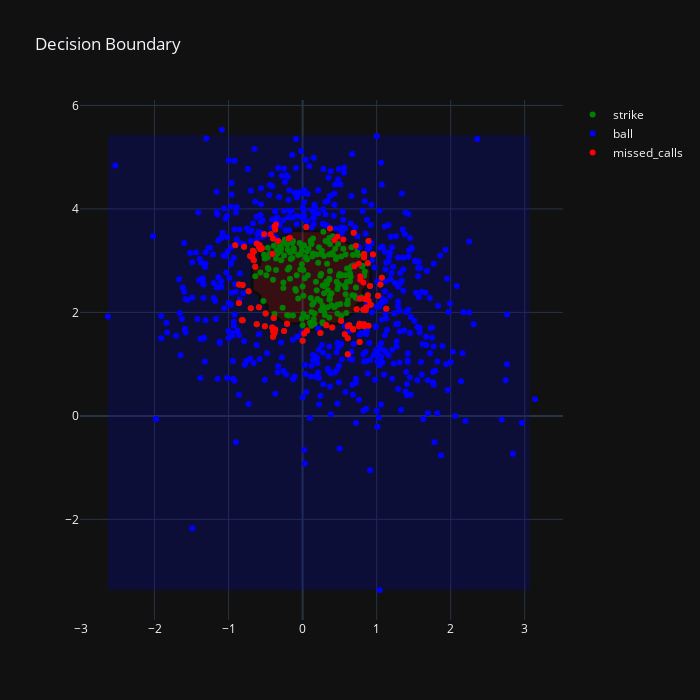

This figure's notebook cell:
### Markdown cell above
## Model Predictions

So, what does this data tell us? Honestly, not a whole lot. Our lack of an ability (at the moment) to compare this to a "rulebook" strikezone means that what we have here is __*a model that predicts Mike Trout's strike zone, as determined by the umpires, for all pitches not swung at, between the start and end date established, with ~90\% accuracy.*__

However, with some assumptions made about the model, we can make some inferences. For instance, with enough data for each player, we can establish their "as-called" strike zone. Given a well generalized model, this could be enough to estalish a strike-zone that is *close enough* to the rulebook strike-zone such that we have confidence in our ability to predict balls and strikes for each player. 

Regardless of what we can do to improve the model or attempt to compare to the rulebook strike zone (more on these in later versions), for now, we can attampt to have some fun with the model we have established. For instance, we have a model that predicts balls and strikes for Mike Trout's strike-zone. It would be interesting to know the following:
-  Which pitch type(s) caused the most false positives/negatives
-  What pitching zones caused the most false positives/negatives
-  Any pitchers get bonuses/rejections when facing Mike Trout
-  Any other interesting metrics

Lets start with the first on that list and identify if any particular pitch caused false positives/negatives. Based on some critical thinking, my initial guess is going to be offspeed pitches (curveball, slider, etc.). Anything meant to fool the batter would likely have the unintended effect of fooling the umpire right?

### Code cell
# Get the predictions for the model based on the training data
ytrain_model = model.predict(Xtrain[features])

# Get false positives/negatives from the model
wrong = ytrain[ytrain != ytrain_model].index

# Grab these indices from the dataset and show them on the plot
Xmissed = Xtrain.loc[wrong]
fig.add_trace(go.Scatter(
    x=Xmissed['plate_x'],
    y=Xmissed['plate_z'],
    mode='markers',
    name='missed_calls',
    marker_color='red'
))

### Figure 1 — Plotly figure (JSON) as saved in the notebook; plotly's stock layout.template omitted (floating-point values rounded to 4 significant figures; data arrays with more than 128 entries replaced by an {"elided": "..."} marker saying what was removed)
{"data": [{"marker": {"color": "green"}, "mode": "markers", "name": "strike", "type": "scatter", "x": {"elided": "267 float values"}, "y": {"elided": "267 float values"}}, {"marker": {"color": "blue"}, "mode": "markers", "name": "ball", "type": "scatter", "x": {"elided": "535 float values"}, "y": {"elided": "535 float values"}}, {"colorscale": [[1, "green"], [0, "blue"]], "hoverinfo": "skip", "line": {"width": 3}, "ncontours": 2, "opacity": 0.25, "showlegend": false, "showscale": false, "type": "contour", "x": [-2.63, -2.53, -2.43, -2.33, -2.23, -2.13, -2.03, -1.93, -1.83, -1.73, -1.63, -1.53, -1.43, -1.33, -1.23, -1.13, -1.03, -0.93, -0.83, -0.73, -0.63, -0.53, -0.43, -0.33, -0.23, -0.13, -0.03, 0.07, 0.17, 0.27, 0.37, 0.47, 0.57, 0.67, 0.77, 0.87, 0.97, 1.07, 1.17, 1.27, 1.37, 1.47, 1.57, 1.67, 1.77, 1.87, 1.97, 2.07, 2.17, 2.27, 2.37, 2.47, 2.57, 2.67, 2.77, 2.87, 2.97, 3.07], "y": [-3.37, -3.27, -3.17, -3.07, -2.97, -2.87, -2.77, -2.67, -2.57, -2.47, -2.37, -2.27, -2.17, -2.07, -1.97, -1.87, -1.77, -1.67, -1.57, -1.47, -1.37, -1.27, -1.17, -1.07, -0.97, -0.87, -0.77, -0.67, -0.57, -0.47, -0.37, -0.27, -0.17, -0.07, 0.03, 0.13, 0.23, 0.33, 0.43, 0.53, 0.63, 0.73, 0.83, 0.93, 1.03, 1.13, 1.23, 1.33, 1.43, 1.53, 1.63, 1.73, 1.83, 1.93, 2.03, 2.13, 2.23, 2.33, 2.43, 2.53, 2.63, 2.73, 2.83, 2.93, 3.03, 3.13, 3.23, 3.33, 3.43, 3.53, 3.63, 3.73, 3.83, 3.93, 4.03, 4.13, 4.23, 4.33, 4.43, 4.53, 4.63, 4.73, 4.83, 4.93, 5.03, 5.13, 5.23, 5.33, 5.43], "z": {"elided": "89x58 int values"}}, {"marker": {"color": "red"}, "mode": "markers", "name": "missed_calls", "type": "scatter", "x": [0.61, 0.88, -0.59, -0.59, 0.89, 0.83, -0.19, -0.36, -0.62, -0.39, 0.61, -0.33, 0.86, 0.82, -0.58, 0.43, 0.88, 0.78, 1.05, 0.47, -0.38, -0.4, 0.24, 0.92, 0.02, -0.86, 1.13, 0.06, -0.86, -0.17, -0.91, 0.83, 0.63, -0.5, -0.62, -0.4, -0.38, 0.76, -0.37, 0.72, 0.83, 1.02, -0.41, -0.79, -0.37, -0.71, 0.68, -0.21, 0, 0.69, 0.77, 0.52, -0.25, 0.7, 0.95, 0.83, -0.41, -0.66, -0.81, 0.78, -0.82, -0.57, 0.85, -0.52, 0.77, 0.57, 0.89, -0.43, -0.66, -0.73, -0.51, 0.37, -0.68, 0.73, 0.89, 0.55, 0.77, 0.61, 0.83, -0.7, 0.76, 0.05, 1.07, 0.68, -0.81, -0.4, 0.82, -0.64, 0.61, -0.67, 0.32, 0.91, 0.4, -0.55, 0.84], "y": [1.19, 2.95, 2.1, 3.27, 2.23, 3.13, 3.43, 3.7, 1.77, 1.89, 1.73, 3.38, 2.1, 2.58, 3.3, 3.4, 2.33, 2.7, 2.54, 3.46, 3.66, 3.43, 1.6, 2.15, 1.59, 2.54, 2.07, 1.65, 2.18, 3.44, 3.3, 1.77, 1.75, 1.98, 3.33, 1.64, 1.6, 2.94, 3.6, 3.29, 1.73, 2.32, 1.71, 3.27, 1.67, 3.09, 1.68, 1.78, 1.45, 3.54, 1.43, 1.84, 1.64, 2.89, 3.12, 3.1, 3.13, 3.01, 2.53, 2.63, 1.85, 3.22, 2.04, 3.51, 1.78, 1.58, 1.74, 3.51, 3.17, 2.41, 1.73, 3.62, 3.07, 2.06, 3.38, 3.41, 2.27, 1.73, 3.06, 2.08, 1.73, 3.65, 2.67, 1.67, 1.85, 1.53, 2.05, 2.88, 1.5, 3.19, 1.75, 2.51, 1.71, 3.24, 2.26]}], "layout": {"height": 700, "title": {"text": "Decision Boundary"}, "width": 700}}
